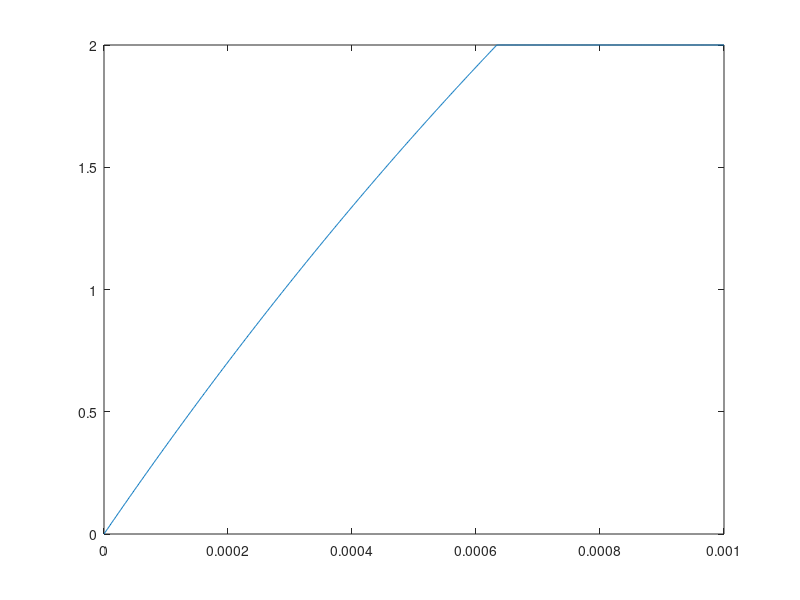

This chart was generated by the following MATLAB code:
t = [0:.000001:.001];
V_s = 10;
R = 1.4;
L = .0027;
tau = L/R;
I_max = 2;

for i = [1:length(t)]
    I_l(i) = (V_s/R)*(1-exp(-t(i)/tau));
    if I_l(i) > I_max
        I_l(i) = 2;
    end
end

plot(t,I_l)
     
display(tau)
